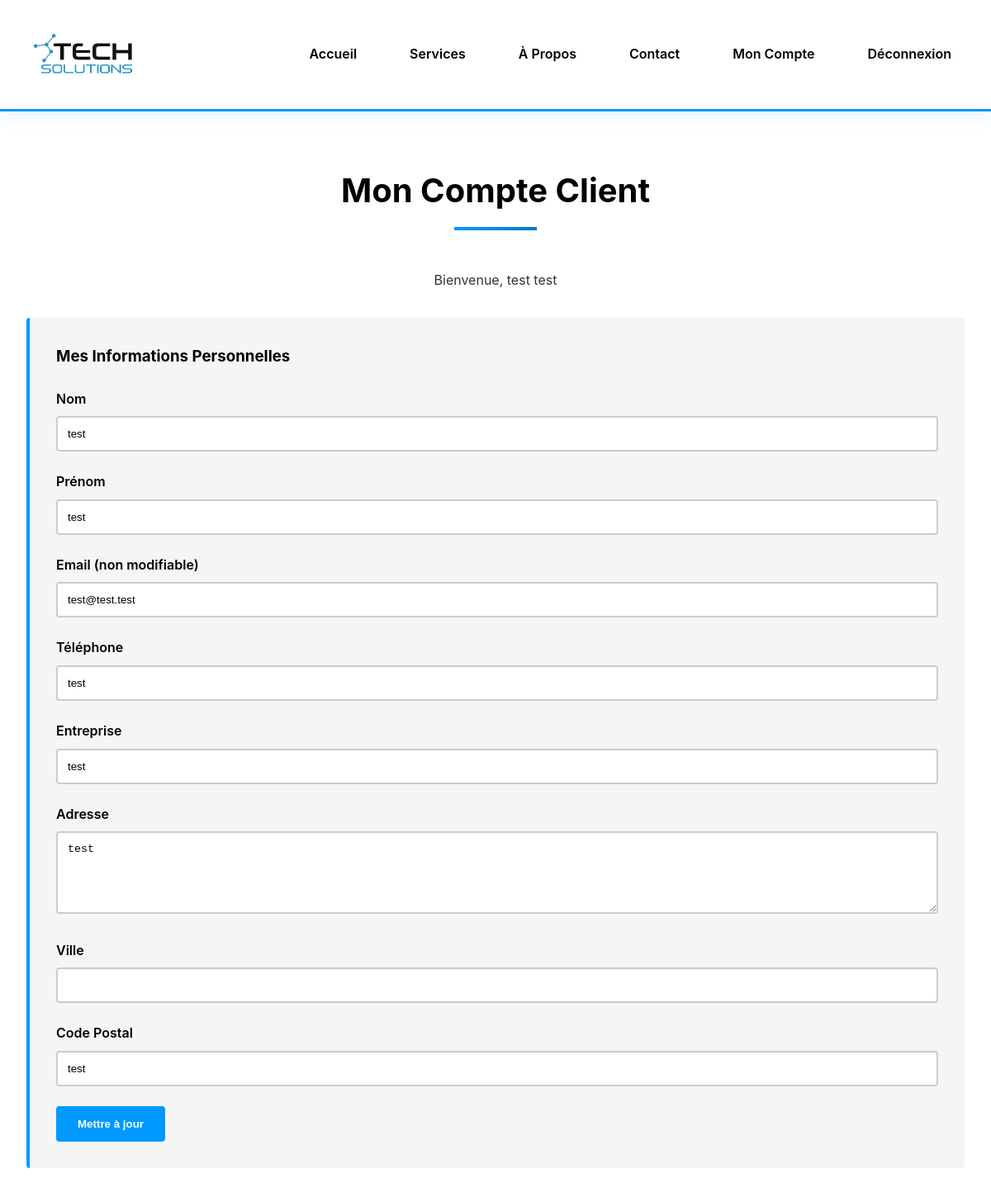
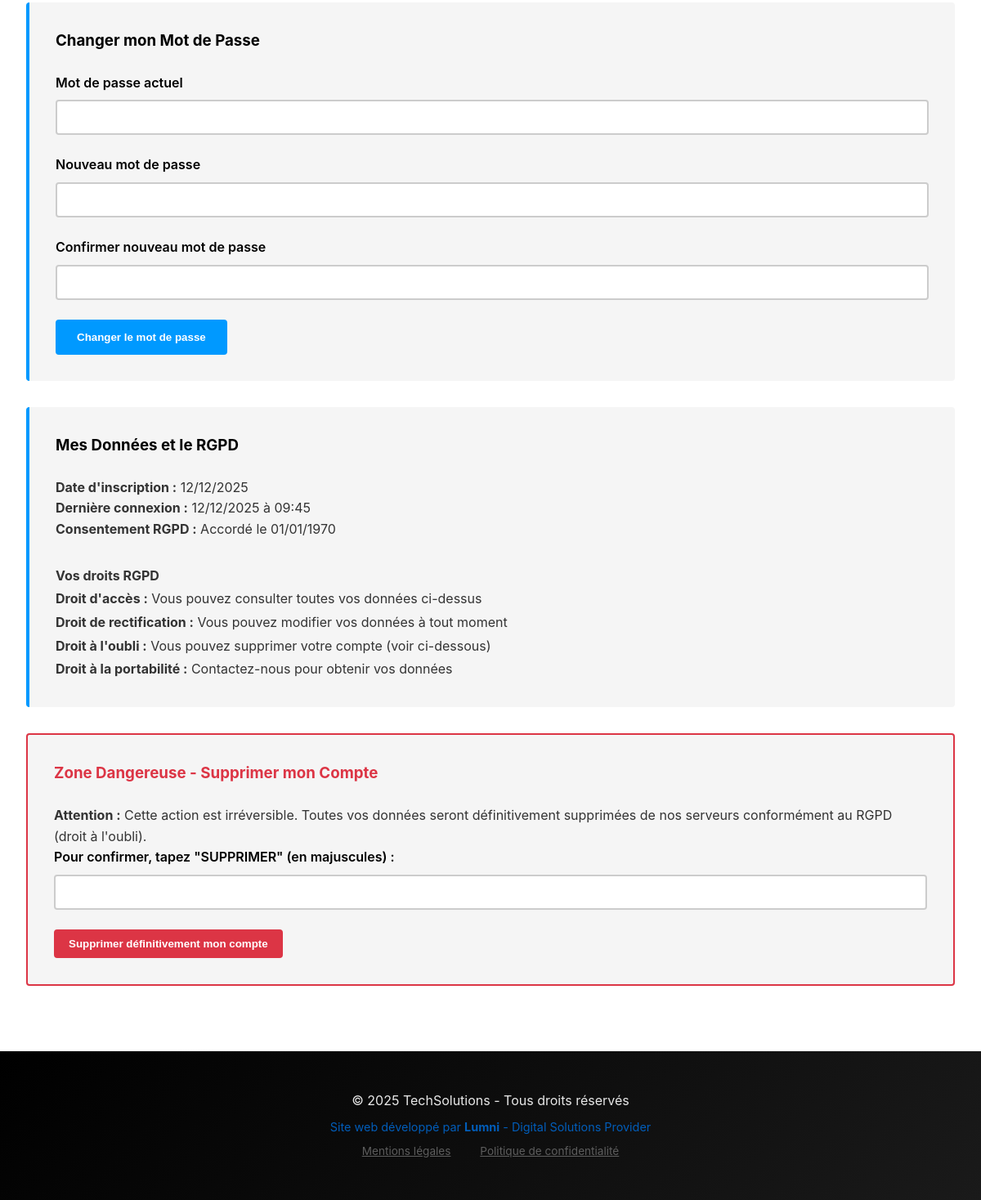
The app's page /client_account.php (signed in) with its own data (2 pictures, top to bottom).
### tables this page shows
CREATE TABLE `clients` (
  `id` int(11) NOT NULL AUTO_INCREMENT,
  `nom` varchar(100) NOT NULL,
  `prenom` varchar(100) NOT NULL,
  `email` varchar(150) NOT NULL,
  `telephone` varchar(20) DEFAULT NULL,
  `entreprise` varchar(150) DEFAULT NULL,
  `adresse` text DEFAULT NULL,
  `ville` varchar(100) DEFAULT NULL,
  `code_postal` varchar(10) DEFAULT NULL,
  `password` varchar(255) NOT NULL,
  `rgpd_consent` tinyint(1) DEFAULT 0,
  `rgpd_consent_date` timestamp NULL DEFAULT NULL,
  `date_inscription` timestamp NOT NULL DEFAULT current_timestamp(),
  `derniere_connexion` timestamp NULL DEFAULT NULL,
  PRIMARY KEY (`id`),
  UNIQUE KEY `email` (`email`)
);

### client_account.php (the view, shortened to what this page needs)
<?php
require_once 'includes/config.php';
$stmt = $pdo->prepare("SELECT * FROM clients WHERE id = ?");
$stmt->execute([$_SESSION['client_id']]);
$client = $stmt->fetch();
?>
<!DOCTYPE html>
<html lang="fr">
<head>
    <link rel="stylesheet" href="css/style.css">
</head>
<body>
<header>
    <div class="header-content">
        <div class="logo">
            <img src="images/logo/logo.png" alt="TechSolutions">
        </div>
        <nav>
            <ul>
                <li><a href="index.php">Accueil</a></li>
                <li><a href="services_public.php">Services</a></li>
                <li><a href="about.php">À Propos</a></li>
                <li><a href="contact.php">Contact</a></li>
                <li><a href="client_account.php">Mon Compte</a></li>
                <li><a href="?logout=1">Déconnexion</a></li>
            </ul>
        </nav>
    </div>
</header>
<div class="container">
    <h2 class="section-title">Mon Compte Client</h2>
    <p style="text-align:center;">Bienvenue, <?php echo htmlspecialchars($client['prenom'] . ' ' . $client['nom']); ?></p>
    <div class="content-box">
        <h3>Mes Informations Personnelles</h3>
        <form method="POST">
            <div class="form-group">
                <label>Nom</label>
                <input type="text" name="nom" value="<?php echo htmlspecialchars($client['nom']); ?>" required>
            </div>
            <div class="form-group">
                <label>Prénom</label>
                <input type="text" name="prenom" value="<?php echo htmlspecialchars($client['prenom']); ?>" required>
            </div>
            <div class="form-group">
                <label>Email (non modifiable)</label>
                <input type="email" value="<?php echo htmlspecialchars($client['email']); ?>" disabled>
            </div>
            <div class="form-group">
                <label>Téléphone</label>
                <input type="tel" name="telephone" value="<?php echo htmlspecialchars($client['telephone']); ?>">
            </div>
            <div class="form-group">
                <label>Entreprise</label>
                <input type="text" name="entreprise" value="<?php echo htmlspecialchars($client['entreprise']); ?>">
            </div>
            <div class="form-group">
                <label>Adresse</label>
                <textarea name="adresse" rows="3"><?php echo htmlspecialchars($client['adresse']); ?></textarea>
            </div>
            <div class="form-group">
                <label>Ville</label>
                <input type="text" name="ville" value="<?php echo htmlspecialchars($client['ville']); ?>">
            </div>
            <div class="form-group">
                <label>Code Postal</label>
                <input type="text" name="code_postal" value="<?php echo htmlspecialchars($client['code_postal']); ?>">
            </div>
            <button type="submit" name="update" class="btn">Mettre à jour</button>
        </form>
    </div>
    <div class="content-box">
        <h3>Changer mon Mot de Passe</h3>
        <form method="POST">
            <div class="form-group">
                <label>Mot de passe actuel</label>
                <input type="password" name="current_password" required>
            </div>
            <div class="form-group">
                <label>Nouveau mot de passe</label>
                <input type="password" name="new_password" required minlength="6">
            </div>
            <div class="form-group">
                <label>Confirmer nouveau mot de passe</label>
                <input type="password" name="confirm_new_password" required>
            </div>
            <button type="submit" name="change_password" class="btn">Changer le mot de passe</button>
        </form>
    </div>
    <div class="content-box">
        <h3>Mes Données et le RGPD</h3>
        <p><strong>Date d'inscription :</strong> <?php echo date('d/m/Y', strtotime($client['date_inscription'])); ?></p>
        <p><strong>Dernière connexion :</strong> <?php echo $client['derniere_connexion'] ? date('d/m/Y à H:i', strtotime($client['derniere_connexion'])) : 'Première connexion'; ?></p>
        <p><strong>Consentement RGPD :</strong> Accordé le <?php echo date('d/m/Y', strtotime($client['rgpd_consent_date'])); ?></p>
        <h4 style="margin-top:2rem;">Vos droits RGPD</h4>
        <ul style="line-height:1.8; list-style-type: none; padding-left: 0;">
            <li><strong>Droit d'accès :</strong> Vous pouvez consulter toutes vos données ci-dessus</li>
            <li><strong>Droit de rectification :</strong> Vous pouvez modifier vos données à tout moment</li>
            <li><strong>Droit à l'oubli :</strong> Vous pouvez supprimer votre compte (voir ci-dessous)</li>
            <li><strong>Droit à la portabilité :</strong> Contactez-nous pour obtenir vos données</li>
        </ul>
    </div>
    <div class="content-box" style="border:2px solid #dc3545;">
        <h3 style="color:#dc3545;">Zone Dangereuse - Supprimer mon Compte</h3>
        <p><strong>Attention :</strong> Cette action est irréversible. Toutes vos données seront définitivement supprimées de nos serveurs conformément au RGPD (droit à l'oubli).</p>
        <form method="POST" onsubmit="return confirm('Êtes-vous VRAIMENT sûr de vouloir supprimer votre compte ? Cette action est irréversible !');">
            <div class="form-group">
                <label>Pour confirmer, tapez "SUPPRIMER" (en majuscules) :</label>
                <input type="text" name="confirm_delete" required>
            </div>
            <button type="submit" name="delete_account" class="btn-delete">Supprimer définitivement mon compte</button>
        </form>
    </div>
</div>
<footer>
    <p>&copy; 2025 TechSolutions - Tous droits réservés</p>
    <p style="font-size:0.9em;color:#0066CC;margin-top:0.5rem;">
        Site web développé par <strong>Lumni</strong> - Digital Solutions Provider
    </p>
    <p style="font-size:0.85em;margin-top:0.5rem;">
        <a href="mentions_legales.php" style="color:#666;margin:0 1rem;">Mentions légales</a>
        <a href="politique_confidentialite.php" style="color:#666;margin:0 1rem;">Politique de confidentialité</a>
    </p>
</footer>
</body>
</html>

### css/style.css (style rules this page uses)
:root { --primary: #0099FF; --primary-dark: #0077CC; --primary-light: #33AAFF; --black: #000000; --dark-gray: #1a1a1a; --medium-gray: #333333; --light-gray: #cccccc; --ultra-light: #f5f5f5; --white: #ffffff; --shadow: rgba(0, 153, 255, 0.1); }
* { margin: 0; padding: 0; box-sizing: border-box; }
body { font-family: -apple-system, BlinkMacSystemFont, 'Segoe UI', 'Roboto', Arial, sans-serif; line-height: 1.6; color: var(--medium-gray); background-color: var(--white); }
header { background: rgba(255, 255, 255, 0.98); backdrop-filter: blur(10px); color: var(--black); padding: 1rem 0; box-shadow: 0 2px 20px rgba(0, 153, 255, 0.15); position: sticky; top: 0; z-index: 1000; border-bottom: 3px solid var(--primary); }
.header-content { max-width: 1200px; margin: 0 auto; display: flex; justify-content: space-between; align-items: center; padding: 0 2rem; }
.logo { display: flex; align-items: center; gap: 1rem; }
.logo img { height: 100px; width: auto; }
nav ul { list-style: none; display: flex; gap: 2rem; }
nav a { color: var(--black); text-decoration: none; font-weight: 600; transition: all 0.3s; padding: 0.5rem 1rem; border-bottom: 3px solid transparent; }
.container { max-width: 1200px; margin: 4rem auto; padding: 0 2rem; }
.section-title { font-size: 2.5rem; color: var(--black); margin-bottom: 3rem; text-align: center; font-weight: 700; position: relative; padding-bottom: 1rem; }
.section-title:after { content: ''; position: absolute; bottom: 0; left: 50%; transform: translateX(-50%); width: 100px; height: 4px; background: linear-gradient(to right, var(--primary), var(--primary-dark)); }
.btn { background: var(--primary); color: var(--white); padding: 0.75rem 1.5rem; text-decoration: none; display: inline-block; border: 2px solid var(--primary); transition: all 0.3s; font-weight: 600; cursor: pointer; border-radius: 4px; }
.content-box { background: var(--ultra-light); padding: 2rem; margin: 2rem 0; border-left: 4px solid var(--primary); border-radius: 4px; }
.content-box h2, .content-box h3 { color: var(--black); margin-bottom: 1.5rem; }
.form-group { margin-bottom: 1.5rem; }
.form-group label { display: block; margin-bottom: 0.5rem; font-weight: 600; color: var(--black); }
.form-group input, .form-group textarea, .form-group select { width: 100%; padding: 0.75rem; border: 2px solid var(--light-gray); background: var(--white); color: var(--black); border-radius: 4px; transition: all 0.3s; }
.form-group textarea { resize: vertical; min-height: 100px; }
footer { background: linear-gradient(135deg, var(--black) 0%, var(--dark-gray) 100%); color: var(--white); padding: 3rem 2rem; margin-top: 5rem; text-align: center; }
footer p { opacity: 0.9; }
.btn-delete, .btn-danger { background: #dc3545; border-color: #dc3545; color: white; padding: 0.5rem 1rem; border-radius: 4px; border: 2px solid #dc3545; cursor: pointer; font-weight: 600; transition: all 0.3s; display: inline-block; text-decoration: none; }

### records on screen
clients: prenom+nom "test test", nom "test", prenom "test", email "test@test.test", telephone "test", entreprise "test", adresse "test", code_postal "test", date_inscription "12/12/2025", derniere_connexion "12/12/2025 à 09:45", rgpd_consent_date "01/01/1970"
